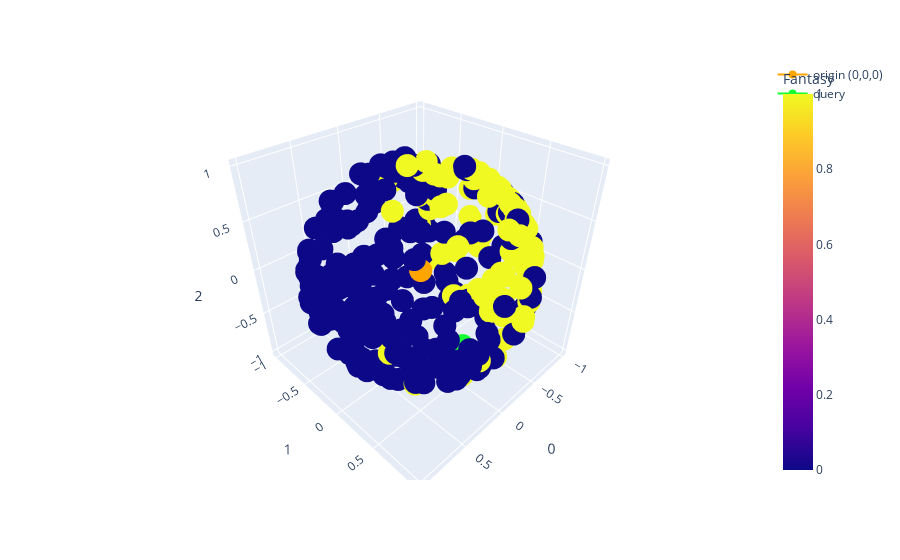

Write notebook code for a chart like this one.
### Code cell
genre_to_color = "Fantasy"

fig = px.scatter_3d(df_normalized, x=0, y=1, z=2, hover_data="title", color=genre_to_color)
fig.add_scatter3d(
    x=[0], y=[0], z=[0], marker=dict(color="orange"), name="origin (0,0,0)"
)
fig.add_scatter3d(
    x=[query_normalized[0]],
    y=[query_normalized[1]],
    z=[query_normalized[2]],
    marker=dict(color="#16FF32"),
    name="query",
)

### Figure 1 — Plotly figure (JSON) as saved in the notebook; plotly's stock layout.template omitted (floating-point values rounded to 4 significant figures; data arrays with more than 128 entries replaced by an {"elided": "..."} marker saying what was removed)
{"data": [{"customdata": {"elided": "300x1 str values"}, "hovertemplate": "0=%{x}<br>1=%{y}<br>2=%{z}<br>title=%{customdata[0]}<br>Fantasy=%{marker.color}<extra></extra>", "legendgroup": "", "marker": {"color": {"elided": "300 int values"}, "coloraxis": "coloraxis", "symbol": "circle"}, "mode": "markers", "name": "", "scene": "scene", "showlegend": false, "type": "scatter3d", "x": {"elided": "300 float values"}, "y": {"elided": "300 float values"}, "z": {"elided": "300 float values"}}, {"marker": {"color": "orange"}, "name": "origin (0,0,0)", "type": "scatter3d", "x": [0], "y": [0], "z": [0]}, {"marker": {"color": "#16FF32"}, "name": "query", "type": "scatter3d", "x": [-0.285], "y": [0.3054], "z": [-0.9086]}], "layout": {"coloraxis": {"colorbar": {"title": {"text": "Fantasy"}}, "colorscale": [[0, "#0d0887"], [0.1111, "#46039f"], [0.2222, "#7201a8"], [0.3333, "#9c179e"], [0.4444, "#bd3786"], [0.5556, "#d8576b"], [0.6667, "#ed7953"], [0.7778, "#fb9f3a"], [0.8889, "#fdca26"], [1, "#f0f921"]]}, "legend": {"tracegroupgap": 0}, "margin": {"t": 60}, "scene": {"domain": {"x": [0, 1], "y": [0, 1]}, "xaxis": {"title": {"text": "0"}}, "yaxis": {"title": {"text": "1"}}, "zaxis": {"title": {"text": "2"}}}}}
